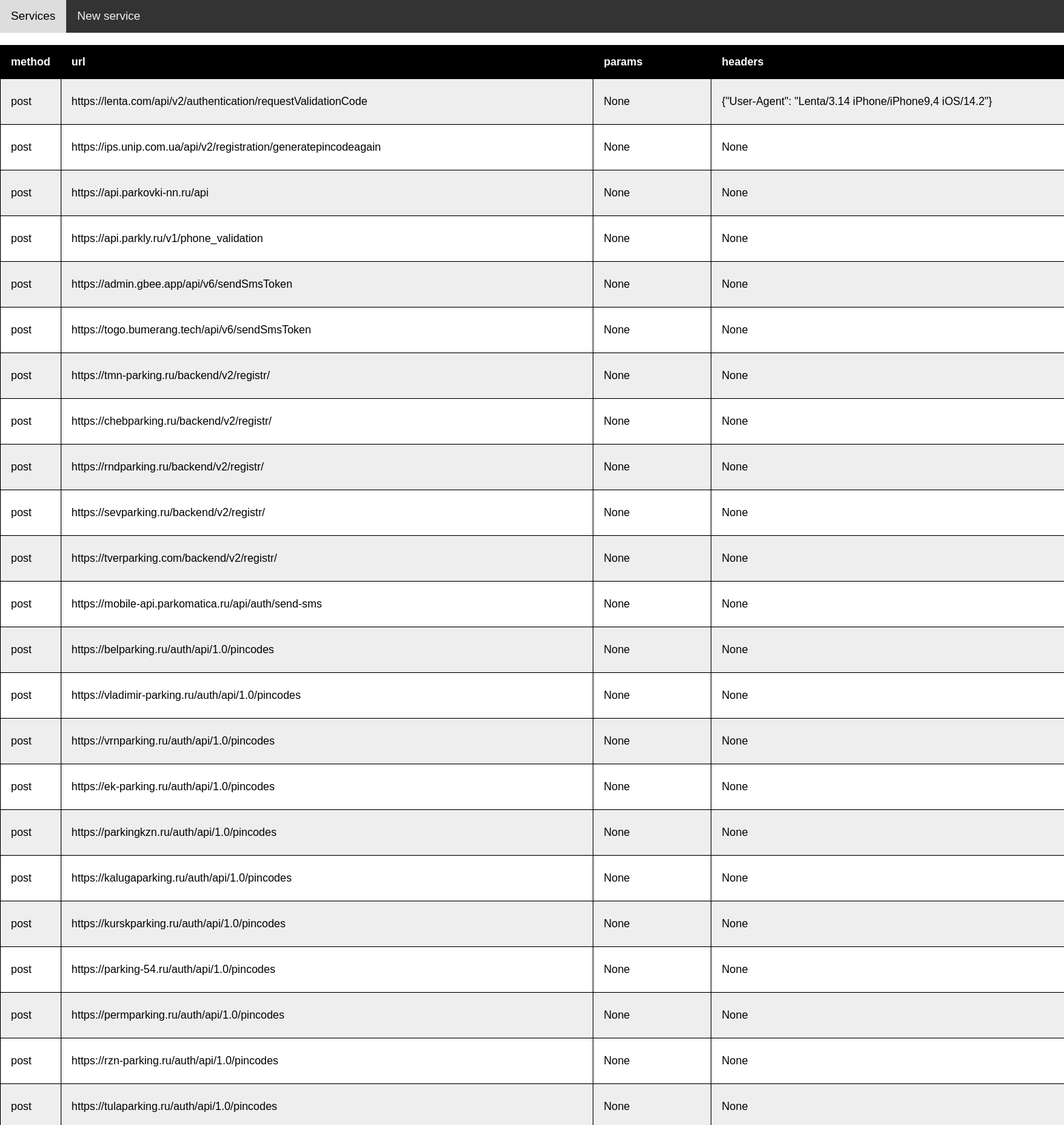
/services (upper part), run on the app's committed database.
### tables this page shows
CREATE TABLE services (id INTEGER PRIMARY KEY AUTOINCREMENT UNIQUE, method VARCHAR NOT NULL, url VARCHAR NOT NULL, params VARCHAR, headers TEXT, data TEXT, json TEXT, region VARCHAR);

### engines/telegram/web_services/main.py (the view)
@app.route('/services', methods=['get'])
@auth.login_required
def services():
    if request.method.lower() == 'get':
        action = request.args.get('action')
        serv_id = request.args.get('id')
        if action == 'delete':
            sql.query("DELETE FROM services WHERE id = ?", [serv_id])
        elif action == 'test':
            return redirect(f'/test_service?id={serv_id}')
        return render_template('services_list.html', services=sql.query("SELECT * FROM services"))

### sql.py (called while the page is built)
def obj_factory(cursor, _row):
    d = {}
    for idx, col in enumerate(cursor.description):
        d[col[0].replace('(', '').replace(')', '')] = _row[idx]
    return namedtuple("Row", d.keys())(*d.values())

    async def async_query(self, query: str, params: Iterable[Any] = None, _return: int = 1, row_type=obj_factory):
        async with aiosqlite.connect(self.database, isolation_level=None) as db:
            if _return:
                db.row_factory = row_type
                cursor = await db.execute(query, params)
                if _return == 1:
                    return await cursor.fetchall()
                elif _return == 2:
                    return cursor.lastrowid
            else:
                await db.execute(query, params)

    def query(self, query: str, params: Iterable[Any] = None, _return: int = 1, row_type=obj_factory):
        return asyncio.run(self.async_query(query, params, _return, row_type))

### engines/telegram/web_services/templates/services_list.html (shortened to what this page needs)
<!DOCTYPE html>
<html lang="en">
<head>
</head>
<body>
<div class="topnav">
    <a href="/services">Services</a>
    <a href="/new_service">New service</a>
</div>
<br>
<table id="t01">
    <tr>
        <th>method</th>
        <th>url</th>
        <th>params</th>
        <th>headers</th>
    </tr>
    {% for service in services %}
    <tr>
        <td>{{service.method}}</td>
        <td>{{service.url}}</td>
        <td>{{service.params}}</td>
        <td>{{service.headers}}</td>
    </tr>
    {% endfor %}
</table>
</body>
</html>

### engines/telegram/web_services/templates/services_list.html (style rules this page uses)
table { width: 100%; }
table, th, td { border: 1px solid black; border-collapse: collapse; }
th, td { padding: 15px; text-align: left; }
#t01 tr:nth-child(even) { background-color: #eee; }
#t01 tr:nth-child(odd) { background-color: #fff; }
#t01 th { background-color: black; color: white; }
body { margin: 0; font-family: Arial, Helvetica, sans-serif; }
.topnav { overflow: hidden; background-color: #333; }
.topnav a { float: left; color: #f2f2f2; text-align: center; padding: 14px 16px; text-decoration: none; font-size: 17px; }

### data on the page
services: method "post", url "https://lenta.com/api/v2/authentication/requestValidationCode", params "None", headers "{\"User-Agent\": \"Lenta/3.14 iPhone/iPhone9,4 iOS/14.2\"}"
services: method "post", url "https://ips.unip.com.ua/api/v2/registration/generatepincodeagain", params "None", headers "None"
services: method "post", url "https://api.parkovki-nn.ru/api", params "None", headers "None"
services: method "post", url "https://api.parkly.ru/v1/phone_validation", params "None", headers "None"
services: method "post", url "https://admin.gbee.app/api/v6/sendSmsToken", params "None", headers "None"
services: method "post", url "https://togo.bumerang.tech/api/v6/sendSmsToken", params "None", headers "None"
services: method "post", url "https://tmn-parking.ru/backend/v2/registr/", params "None", headers "None"
services: method "post", url "https://chebparking.ru/backend/v2/registr/", params "None", headers "None"
services: method "post", url "https://rndparking.ru/backend/v2/registr/", params "None", headers "None"
services: method "post", url "https://sevparking.ru/backend/v2/registr/", params "None", headers "None"
services: method "post", url "https://tverparking.com/backend/v2/registr/", params "None", headers "None"
services: method "post", url "https://mobile-api.parkomatica.ru/api/auth/send-sms", params "None", headers "None"
services: method "post", url "https://belparking.ru/auth/api/1.0/pincodes", params "None", headers "None"
services: method "post", url "https://vladimir-parking.ru/auth/api/1.0/pincodes", params "None", headers "None"
services: method "post", url "https://vrnparking.ru/auth/api/1.0/pincodes", params "None", headers "None"
services: method "post", url "https://ek-parking.ru/auth/api/1.0/pincodes", params "None", headers "None"
services: method "post", url "https://parkingkzn.ru/auth/api/1.0/pincodes", params "None", headers "None"
services: method "post", url "https://kalugaparking.ru/auth/api/1.0/pincodes", params "None", headers "None"
services: method "post", url "https://kurskparking.ru/auth/api/1.0/pincodes", params "None", headers "None"
services: method "post", url "https://parking-54.ru/auth/api/1.0/pincodes", params "None", headers "None"
services: method "post", url "https://permparking.ru/auth/api/1.0/pincodes", params "None", headers "None"
services: method "post", url "https://rzn-parking.ru/auth/api/1.0/pincodes", params "None", headers "None"
services: method "post", url "https://tulaparking.ru/auth/api/1.0/pincodes", params "None", headers "None"
